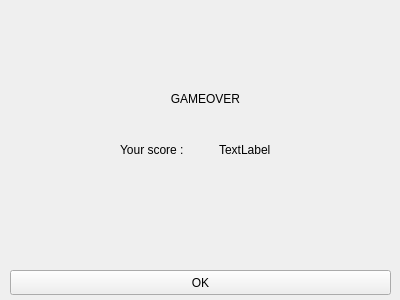
<?xml version="1.0" encoding="UTF-8"?>
<ui version="4.0">
 <class>gameover</class>
 <widget class="QWidget" name="gameover">
  <property name="geometry">
   <rect>
    <x>0</x>
    <y>0</y>
    <width>400</width>
    <height>300</height>
   </rect>
  </property>
  <property name="windowTitle">
   <string>Form</string>
  </property>
  <widget class="QLabel" name="gameover_2">
   <property name="geometry">
    <rect>
     <x>150</x>
     <y>90</y>
     <width>111</width>
     <height>17</height>
    </rect>
   </property>
   <property name="text">
    <string>GAMEOVER</string>
   </property>
   <property name="alignment">
    <set>Qt::AlignCenter</set>
   </property>
  </widget>
  <widget class="QPushButton" name="OK">
   <property name="geometry">
    <rect>
     <x>10</x>
     <y>270</y>
     <width>381</width>
     <height>25</height>
    </rect>
   </property>
   <property name="text">
    <string>OK</string>
   </property>
  </widget>
  <widget class="QWidget" name="">
   <property name="geometry">
    <rect>
     <x>120</x>
     <y>140</y>
     <width>191</width>
     <height>19</height>
    </rect>
   </property>
   <layout class="QHBoxLayout" name="horizontalLayout">
    <item>
     <widget class="QLabel" name="label">
      <property name="text">
       <string>Your score : </string>
      </property>
     </widget>
    </item>
    <item>
     <widget class="QLabel" name="score">
      <property name="text">
       <string>TextLabel</string>
      </property>
     </widget>
    </item>
   </layout>
  </widget>
 </widget>
 <resources/>
 <connections/>
</ui>
